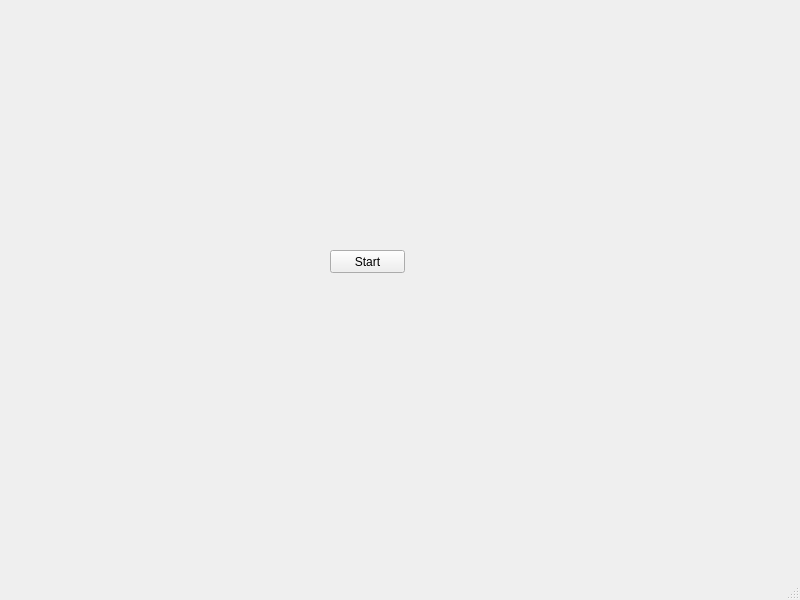
<?xml version="1.0" encoding="UTF-8"?>
<ui version="4.0">
 <class>MainWindow</class>
 <widget class="QMainWindow" name="MainWindow">
  <property name="geometry">
   <rect>
    <x>0</x>
    <y>0</y>
    <width>800</width>
    <height>600</height>
   </rect>
  </property>
  <property name="windowTitle">
   <string>MainWindow</string>
  </property>
  <widget class="QWidget" name="centralwidget">
   <widget class="QPushButton" name="pushButton">
    <property name="geometry">
     <rect>
      <x>330</x>
      <y>250</y>
      <width>75</width>
      <height>23</height>
     </rect>
    </property>
    <property name="text">
     <string>Start</string>
    </property>
   </widget>
  </widget>
  <widget class="QMenuBar" name="menubar">
   <property name="geometry">
    <rect>
     <x>0</x>
     <y>0</y>
     <width>800</width>
     <height>21</height>
    </rect>
   </property>
  </widget>
  <widget class="QStatusBar" name="statusbar"/>
 </widget>
 <resources/>
 <connections/>
</ui>
